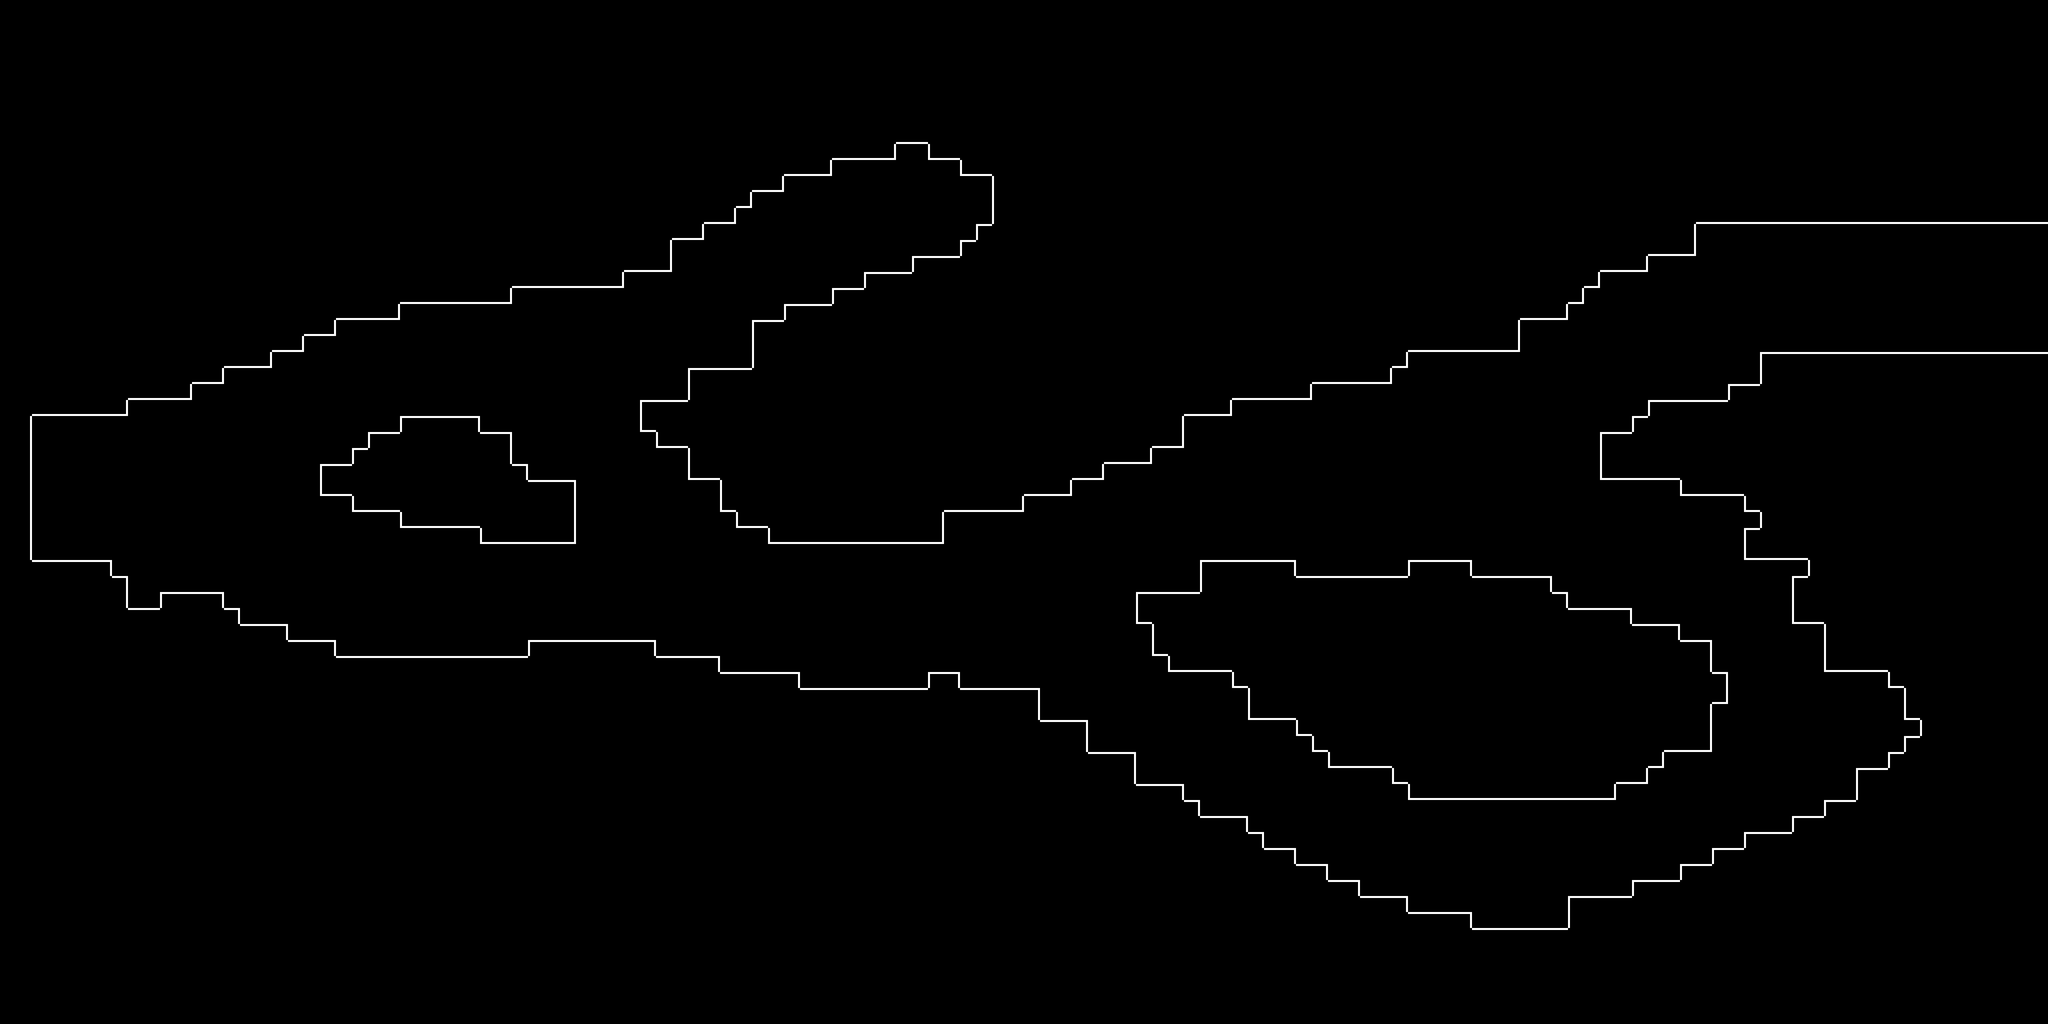

Tiled map render using the project's own tile images. Description and the map definition, with tile-layer contents summarised, below:
An orthogonal 128x64 tile map with 32x32 px tiles, 1 tile layer (floor), 2 tilesets.

<map version="1.0" tiledversion="1.1.4" orientation="orthogonal" renderorder="right-up" width="128" height="64" tilewidth="32" tileheight="32" infinite="0" nextobjectid="1">
 <tileset firstgid="1" name="tiles1" tilewidth="32" tileheight="32" tilecount="9" columns="3">
  <image source="assets/tiles.png" width="96" height="96" />
 </tileset>
 <tileset firstgid="10" name="tiles" tilewidth="32" tileheight="32" tilecount="9" columns="3">
  <image source="assets/tiles.png" width="96" height="96" />
 </tileset>
 <layer name="floor" width="128" height="64">
  <data>[8192 cells, 6010 non-empty, 9 distinct tile ids]</data>
 </layer>
</map>
